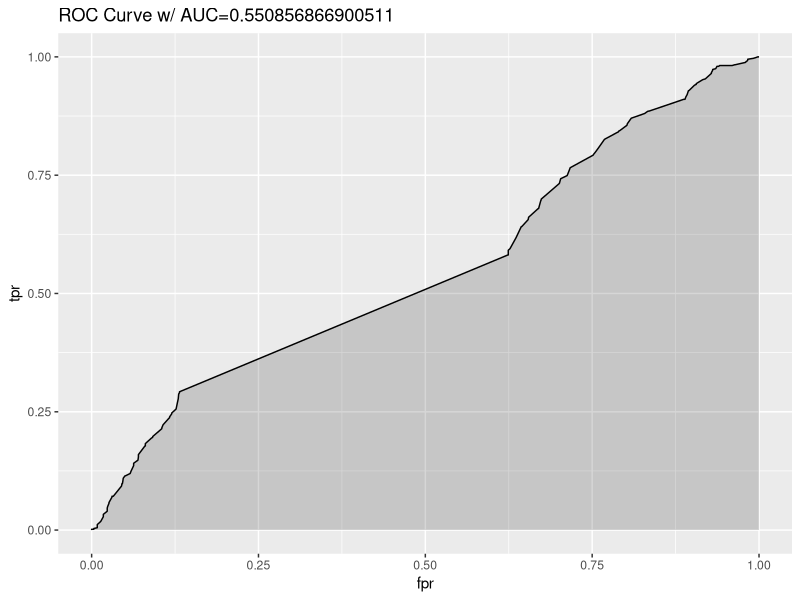

Source code (R): (Note: this script raises an error after producing the figure.)
# Logistic Regression model
library(tm)
library(stringr)
library(slam)
library(glmnet)
library(ROCR)
library(ggplot2)

setwd("C:/UVA/DataMining/SYS6018_customerservice/labels/3_final_labels")

# Get the tweet file
tweets <- read.csv("trainData.csv", stringsAsFactors = T)

# Get the sentiment scores
scores <- read.csv("sentimentScores.csv", stringsAsFactors = F)
names(scores)[5] <- "sentiment"
scores <- scores[,c("text", "industry", "sentiment", "complaint")]

# Naive model
set.seed(1) 
ind <- sample(nrow(scores), 3000)
naive.train <- scores[ind,]
naive.test <- scores[-ind,]
naive <- glm(complaint~sentiment, data=naive.train, family = "binomial")
summary(naive)
probs <- predict(naive, newdata = naive.test, type = "response")
preds <- sapply(probs, function(x){ifelse(x > 0.5, 1, 0)})
table(preds, naive.test$complaint)

# Plot an AUC curve
library(ROCR)
library(ggplot2)

preds <- prediction(probs, naive.test$complaint)
perf <- performance(preds, measure = "tpr", x.measure = "fpr")
auc <- performance(preds, measure = "auc")
auc <- auc@y.values[[1]]

roc.data <- data.frame(fpr=unlist(perf@x.values),
                       tpr=unlist(perf@y.values),
                       model="GLM")
ggplot(roc.data, aes(x=fpr, ymin=0, ymax=tpr)) +
  geom_ribbon(alpha=0.2) +
  geom_line(aes(y=tpr)) +
  ggtitle(paste0("ROC Curve w/ AUC=", auc))

# Compute metrics of performance

# Accuracy
sum(preds == naive.test$complaint) / length(preds) # 74% Accuracy

# Recall
sum(preds == 1 & preds == naive.test$complaint) / sum(naive.test$complaint == 1) # 0.5% recall

# Precision
sum(preds == 1 & preds == naive.test$complaint) / sum(preds == 1) # 30% precision



# Get tweets as parsed by the POS tagger
POStags <- read.csv("POStags.csv", sep = "\t", header = F, stringsAsFactors = F)
names(POStags) <- c("token", "tag", "confidence", "original")

# Preprocess each tweet
tweets$tokens <- apply(POStags, 1, function(x){
  tags <- unlist(str_split(x[2]," "))
  tokens <- unlist(str_split(x[1]," "))
  confidence <- as.numeric(gsub(",", ".", unlist(str_split(x[3], " "))))
  return(paste(tokens[(tags %in% c("N", "^", "Z", "V", "M", "A", "R", "Y", "#")) & confidence > 0.6], collapse=" "))
})

# Add the sentiment score
tweets$sentiment <- scores$sentiment

# Get rid of useless tweet
tweets[tweets$tokens == "",] # None of these are complaints. It is safe to get rid of them
tweets <- tweets[tweets$tokens != "",]

# Corpus
docvar <- list(industry="industry", content="tokens", complaint="complaint", sentiment="sentiment")
myReader <- readTabular(mapping=docvar)
corpus <- Corpus(DataframeSource(tweets), readerControl=list(reader=myReader))

# Clean up corpus
corpus <- tm_map(corpus, content_transformer(tolower))
corpus <- tm_map(corpus, removePunctuation) 
corpus <- tm_map(corpus, removeWords, c(stopwords("english"), "https",'southwestair', "americanairlines", "delta", "united", "deltaassist", "americanair", "jetblue", "comcast", "comcastcares","verizonsupport","vzwsupport", "verizon", "att", "attcares", "tmobilehelp", "dish", "hulu_support", "dish_answers", "hulu", "tmobile", "comcastsucks"))
corpus <- tm_map(corpus, removeNumbers) 
corpus <- tm_map(corpus, stripWhitespace)

# Document term matrix
dtm = DocumentTermMatrix(corpus, control = list(minWordLength = 3, bounds=list(global=c(5,5125))))
dtm
corpus <- corpus[row_sums(dtm) > 0] # Note that this makes us lose 7 complaints out of 120 tweets
dtm <- dtm[row_sums(dtm) > 0,] # And we suppress the documents that are now empty
dtm

# Convert to matrix form and add the label "complaint"
dtm.m <- cbind(unlist(meta(corpus, "complaint")), unlist(meta(corpus, "sentiment")), as.matrix(dtm))
df <- data.frame( complaint = unlist(meta(corpus, "complaint")), sentiment = unlist(meta(corpus, "sentiment")), as.matrix(dtm))

# Construct training and testing sets
set.seed(1)
ind <- sample(nrow(dtm.m), 3000) 
train <- dtm.m[ind,] # Train has about 70% of the set
test <- dtm.m[-ind,] # Test has the remaining 30%

# Logistic regression with regularization
cv.lam <- cv.glmnet(train[,-1], factor(train[,1]), alpha=1, family="binomial", type.measure = "class")
plot(cv.lam)
bestlam <- cv.lam$lambda.min # best lambda as selected by cross validation
bestlam
log(bestlam) # what's in the plot

# Estimate lasso logistic with lambda chosen by cv on training data
trainll <- glmnet(train[,-1], factor(train[,1]), alpha=1, family="binomial")

# Get the sorted non-zero coefficients
trainll.coef <- predict(trainll, type="coefficients", s=bestlam)
coef.df <- data.frame(word = unlist(trainll.coef@Dimnames[1]), as.matrix(trainll.coef))
coef.df$word <- as.character(coef.df$word)
coef.df <- coef.df[coef.df$X1 != 0,]
coef.df <- coef.df[order(coef.df$X1, decreasing = T),]
View(coef.df)

# How does it work on test set?
probs <- predict(trainll, newx = test[,-1], s = bestlam, type="response")
testPred <- predict(trainll, newx = test[,-1], s = bestlam, type="class")
table(testPred, test[,1])

# Compute metrics of performance

# Accuracy
sum(testPred == test[,1]) / length(testPred) # 83% Accuracy

# Recall
sum(testPred == 1 & testPred == test[,1]) / sum(test[,1] == 1) # 55% recall

# Precision
sum(testPred == 1 & testPred == test[,1]) / sum(testPred == 1) # 77% precision

# AUC curve
preds <- prediction(probs, test[,1])
perf <- performance(preds, measure = "tpr", x.measure = "fpr")
auc <- performance(preds, measure = "auc")
auc <- auc@y.values[[1]]

roc.data <- data.frame(fpr=unlist(perf@x.values),
                       tpr=unlist(perf@y.values),
                       model="GLM")
ggplot(roc.data, aes(x=fpr, ymin=0, ymax=tpr)) +
  geom_ribbon(alpha=0.2) +
  geom_line(aes(y=tpr)) +
  ggtitle(paste0("ROC Curve w/ AUC=", auc))
